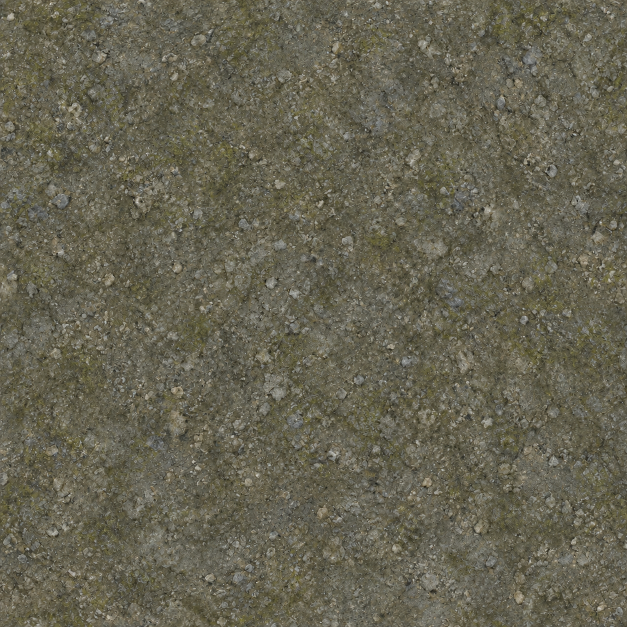
#> input picture worldmod/assets/terrain-samples/ground-12c0-01-v2.png, 1254 x 1254 px, given in place of 12c0-01.png, which was not available (shown at 1/2 size)
$ python inspect_terrain_replacement.py
#> lines starting #> are read from the running program, lines starting #| are printed output that depends on the picture
"""Measure and visualize the saved redraws; does not alter any texture."""
from pathlib import Path
import json
import numpy as np
from PIL import Image, ImageDraw, ImageFont

ROOT = Path(__file__).resolve().parents[1]
folder = ROOT/'build/terrain-assets'
font = ImageFont.truetype('C:/Windows/Fonts/segoeui.ttf', 16)
sheet = Image.new('RGB', (1064, 890), '#17212b')
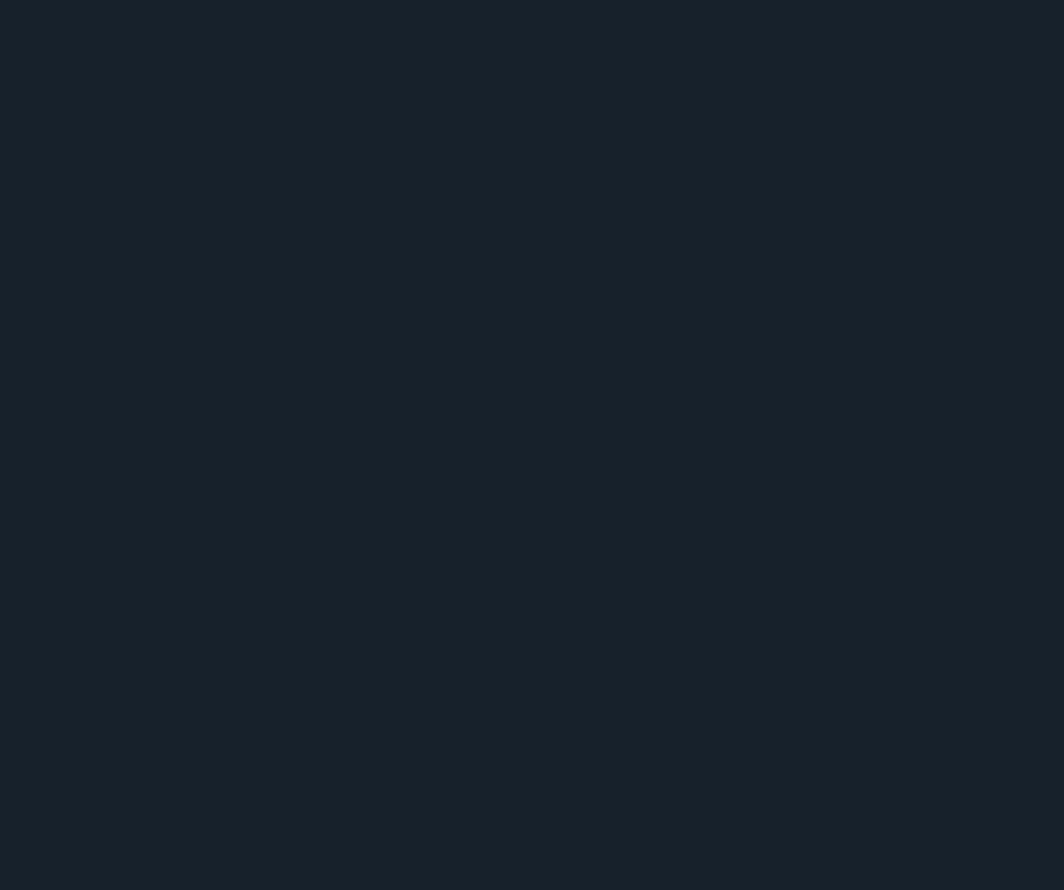
#> sheet: PIL image 1064x890 RGB; mean R, G, B 23, 33, 43
draw = ImageDraw.Draw(sheet)
draw.text((16, 10), 'Ground index 1: exact original season aliases; two redraw candidates; not deployed', font=font, fill='white')
results = []
for row, (rid, asset, label) in enumerate((('12c0','ground-12c0-01-v2.png','Spring / summer / autumn'),
                                           ('12c3','ground-12c3-01-v1.png','Winter'))):
    original = Image.open(folder/f'{rid}-01.png').convert('RGB')
#> original is the input picture: PIL image 1254x1254 RGB; mean R, G, B 102, 99, 81.7
    target = Image.open(ROOT/'assets/terrain-samples'/asset).convert('RGB')
    a,b = np.asarray(target,dtype=float),np.asarray(original,dtype=float)
    metrics = {'asset':asset,'mean_rgb_original':b.mean((0,1)).tolist(),'mean_rgb_redraw':a.mean((0,1)).tolist(),
               'horizontal_edge_delta':float(abs(a[:,0]-a[:,-1]).mean()),'vertical_edge_delta':float(abs(a[0]-a[-1]).mean()),
               'horizontal_interior_delta':float(abs(np.diff(a,axis=1)).mean()),'vertical_interior_delta':float(abs(np.diff(a,axis=0)).mean()),
               'art_accepted':False,'runtime_identity_verified':False}
    results.append(metrics)
    y=44+row*410
    draw.text((16,y),label+' | Original 64x64 | Redraw | 2x2 repeat inspection',font=font,fill='#bdc9d5')
    sheet.paste(original.resize((256,256),Image.Resampling.NEAREST),(16,y+30))
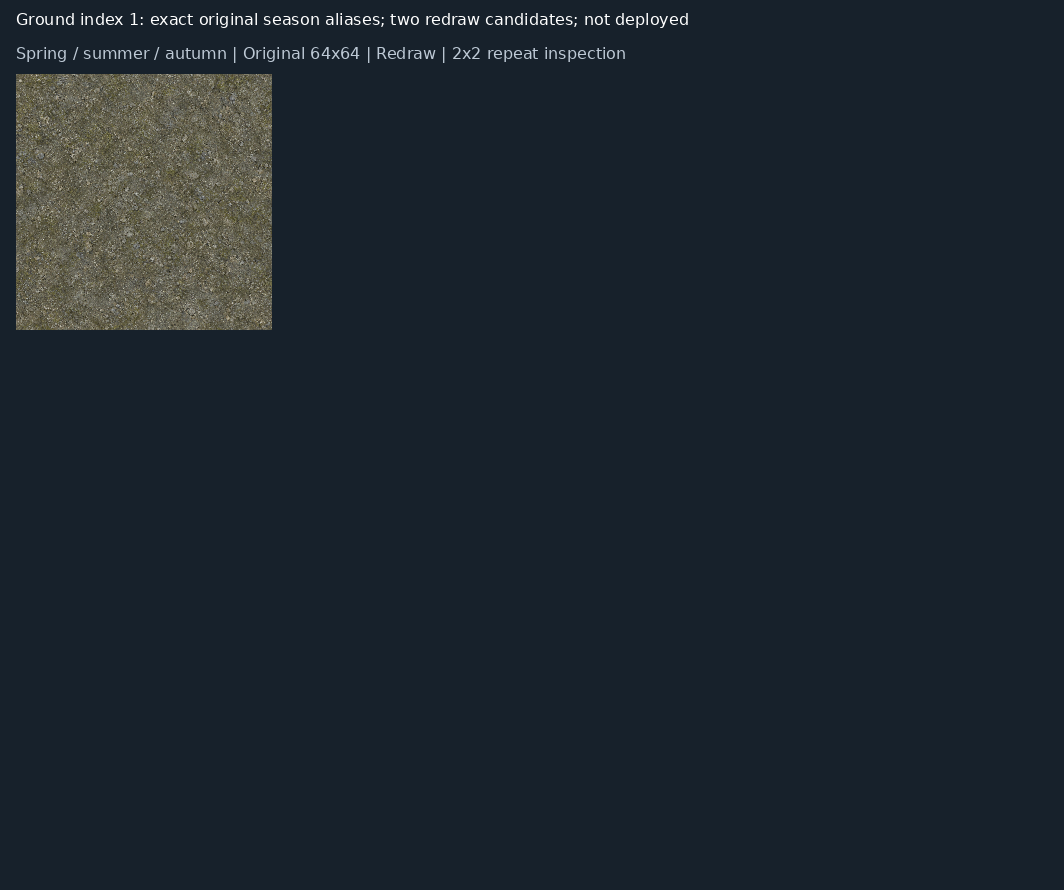
#> sheet: PIL image 1064x890 RGB; mean R, G, B 29.3, 38.3, 46.4
    sheet.paste(target.resize((256,256),Image.Resampling.LANCZOS),(288,y+30))
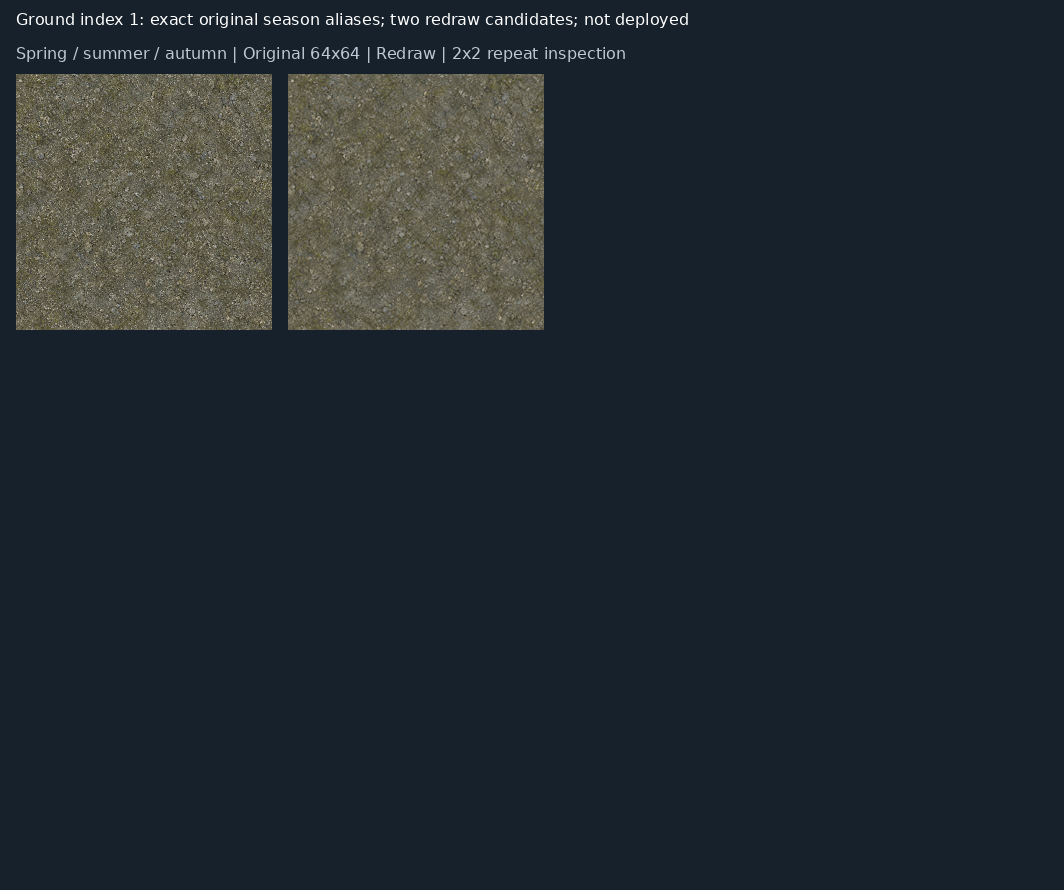
#> sheet: PIL image 1064x890 RGB; mean R, G, B 34.7, 42.9, 49.1
    tile=target.resize((190,190),Image.Resampling.LANCZOS)
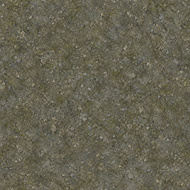
#> tile: PIL image 190x190 RGB; mean R, G, B 102, 99, 81.7
    for dy in (0,190):
        for dx in (0,190):sheet.paste(tile,(568+dx,y+30+dy))
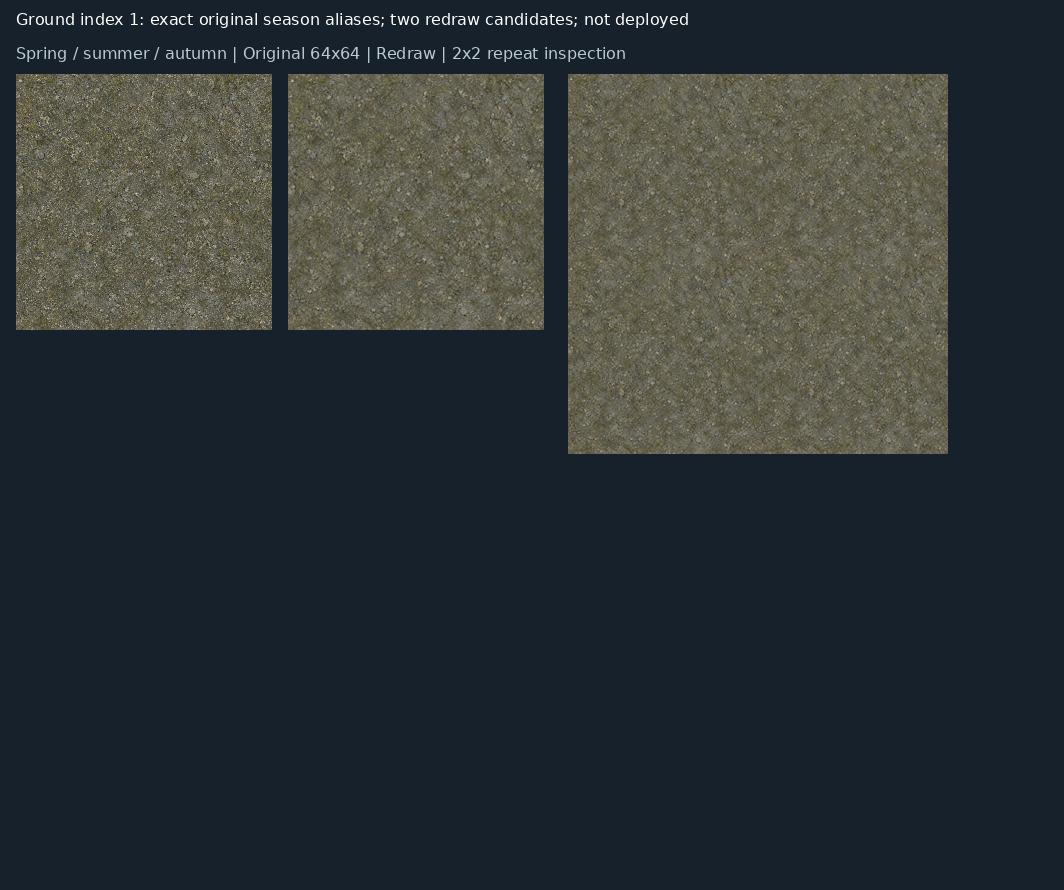
#> sheet: PIL image 1064x890 RGB; mean R, G, B 46.8, 53, 55
    draw.text((16,y+300), '11 target mips; source byte matching includes all 7 fixture mips.',font=font,fill='white')
    draw.text((16,y+328), 'Seam, material appearance and real UV acceptance remain pending.',font=font,fill='#e5be8a')
#> pass 2 of the loop `for row, (rid, asset, label) in enumerate((('12c0','ground-12c0-01-v2...`:
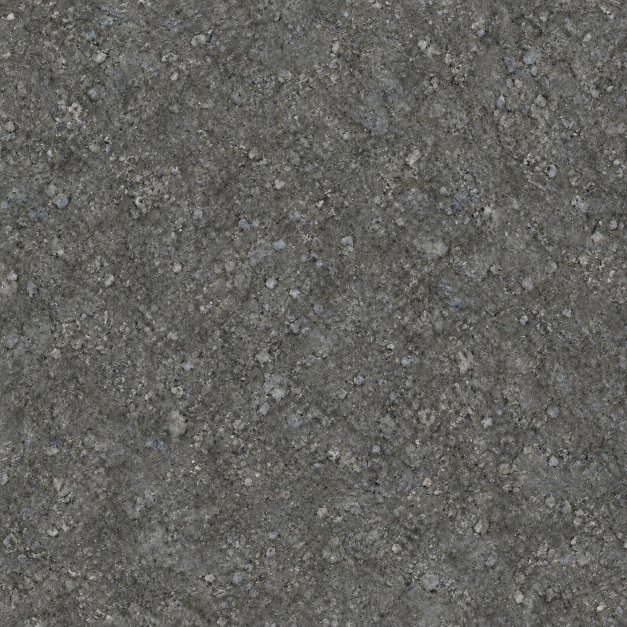
#> input picture worldmod/assets/terrain-samples/ground-12c3-01-v1.png, 1254 x 1254 px, given in place of 12c3-01.png, which was not available (shown at 1/2 size)
#> original is the input picture: PIL image 1254x1254 RGB; mean R, G, B 98.3, 98.2, 94.8
#> `tile=target.resize((190,190),Image.Resampling.LANCZOS)`:
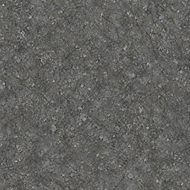
#> tile: PIL image 190x190 RGB; mean R, G, B 98.3, 98.2, 94.8
#> after the loop `for dy in (0,190):`:
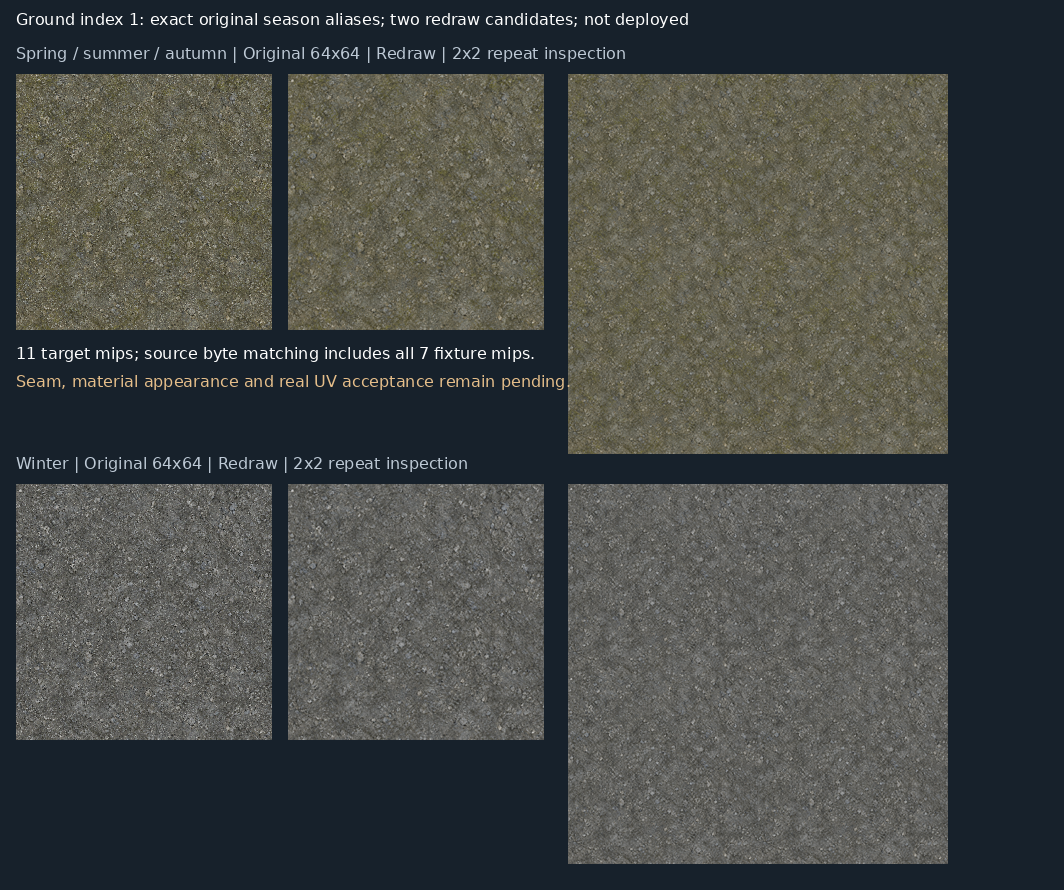
#> sheet: PIL image 1064x890 RGB; mean R, G, B 69.7, 72.8, 70.8
(folder/'replacement-art-qa.json').write_text(json.dumps(results,indent=2),encoding='utf-8')
sheet.save(folder/'replacement-art-comparison.png')
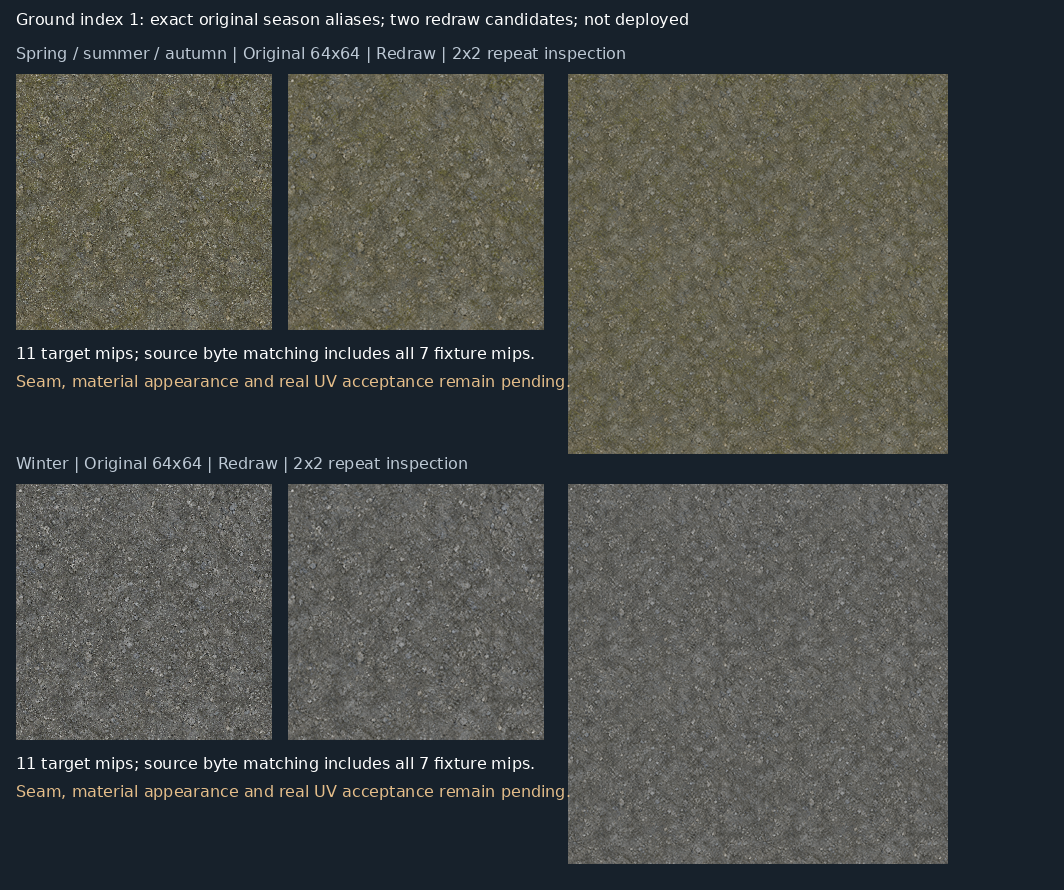
#> saved as replacement-art-comparison.png: PIL image 1064x890 RGB; mean R, G, B 70.4, 73.4, 71.3
print(json.dumps(results))
#> (printed output is left out)
